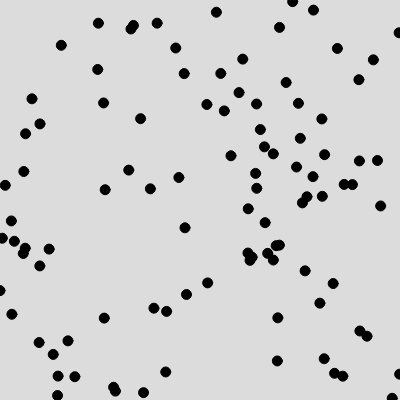
Frame 1 (no input)
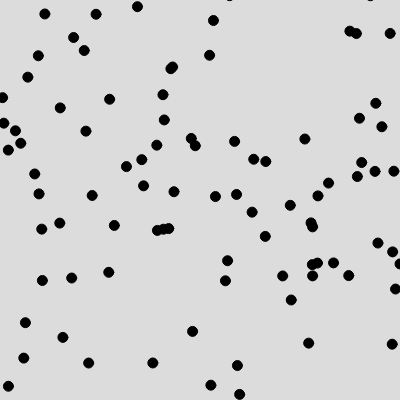
Frame 60 (no input)
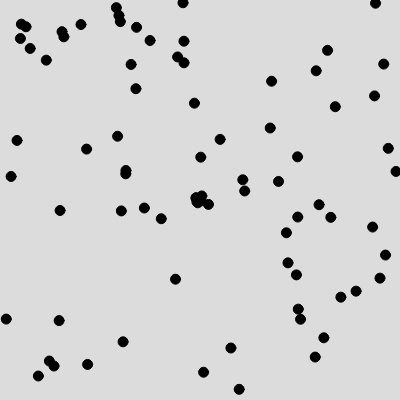
Frame 120 (the mouse pressed at the canvas centre since frame 60)

The p5.js sketch that drew these frames (run headless with seeded random() and noise() and a simulated clock; from frame 60 on, the mouse is pressed at the canvas centre):

// p5.js sketch
// ── sketch.js
//Your Name(s)
//Project Name
//Date

/* A brief description of what the program is */

let seekers = [];

function setup() {
    createCanvas(400, 400);
    for (let i = 0; i < 100; i++) {
        seekers.push(new Seeker(random(width), random(height)));
    }
}

function draw() {
    background(220);

    for (let seeker of seekers) {
        let mouse = createVector(mouseX,mouseY);
        seekForce = seeker.seek(mouse);
        seeker.addForce(seekForce);
        seeker.move();
        seeker.show();
        // for (let avoid of seekers) {
        //     if (avoid == seeker) continue;
        //     let avoidance = seeker.avoid(avoid.pos);
        //     seeker.addForce(avoidance)
        // }
    }
}


class Seeker {
    constructor(x, y) {
        this.pos = createVector(x, y);
        this.vel = createVector(0, 0);
        this.accel = createVector(0, 0);
        this.maxSpeed = 4;
        this.vision = 50;
    }
    show() {
        fill(0);
        ellipse(this.pos.x, this.pos.y, 10);
        push()
        translate(this.pos.x,this.pos.y)
        translate(this.vel.x,this.vel.y)
        rotate(this.vel.heading());
        arc(0,0,this.vision,.25,-.25);
        pop();
    }

    addForce(force) {
        this.accel.add(force);
    }

    move() {
        this.accel.add(p5.Vector.random2D().mult(0.5));
        this.vel.add(this.accel);
        this.vel.limit(this.maxSpeed);
        this.pos.add(this.vel);
        this.accel = createVector(0, 0);

        if (this.pos.x > width) this.pos.x = 0;
        if (this.pos.y > height) this.pos.y = 0;
        if (this.pos.x < 0) this.pos.x = width;
        if (this.pos.x < 0) this.pos.x = height;
    }

    seek(vector) {
        let seekVector = p5.Vector.sub(vector, this.pos);
        const distCheck = seekVector.mag() < this.vision
        const angleCheck = seekVector.angleBetween(this.vel) < .25
        if (!distCheck || !angleCheck) {
            return createVector(0, 0)
        } else {
            return seekVector
        }
    }

    avoid(vector) {
        let avoidVector = p5.Vector.sub(this.pos, vector);

        if (avoidVector.mag() > this.vision) {
            return createVector(0, 0);
        } else {
            let avoidMag = avoidVector.mag();
            let mappedMag = map(avoidMag, 0, this.vision,0.5,0);
            return avoidVector.setMag(mappedMag);
        }


    }

}
